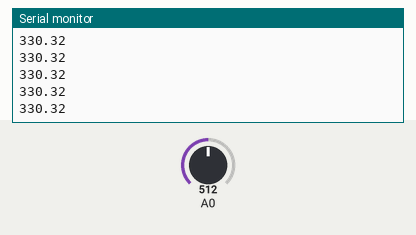
Recording of a sketch running on a simulated Arduino Uno, built with avr-gcc and run on an emulated ATmega328P. On the bench: the last lines printed to the serial monitor. Inputs (shaded band) come from the test bench; at power-on: A0 = 512.

Above: at 1.2 s.
1.3 s: A0 set to 716
At 2.3 s:
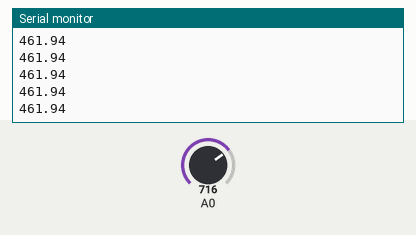
2.8 s: A0 set to 900
At 3.7 s:
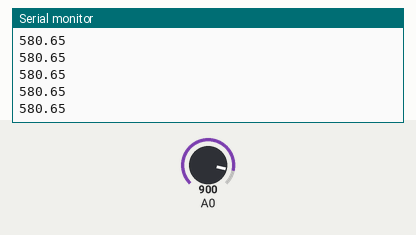
Timing chart, 0 to 5.8 s (numbered marks = the images above; inputs shaded):
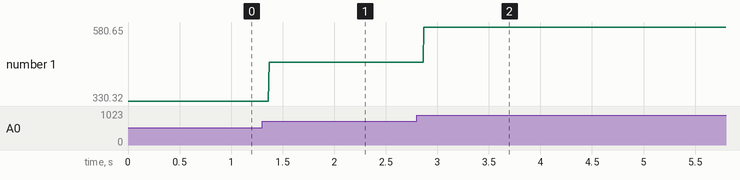

The sketch:

temp_sensor.ino
```cpp
float temperature ;

void setup() {
  // Begin serial communications between board and computer:
  Serial.begin(9600) ;
}

void loop() {
  // Read in the resistance value of the analog signal (From 0 to 1023)
  int rawData = analogRead(A0) ;

  // Convert value to voltage by scaling between 0.0 and 5.0
  float Vout = rawData * (3.3 / 1023.0) ;

  // Datasheet says temperature roughly linear (Provides polynomial for more realistic values, look later)
  temperature = Vout/0.005 ;

  // Print Information to Serial Window
  Serial.print(temperature) ;
  Serial.print("\n") ;
}
```

Measured:
- after the input at 1.3 s, the serial monitor: prints a new line after 0.07 s (image 1)
- after the input at 2.8 s, the serial monitor: prints a new line after 0.07 s (image 2)
- plotted number 1: 330.32 → 461.94 after the input at 1.3 s, 461.94 → 580.65 after the input at 2.8 s
